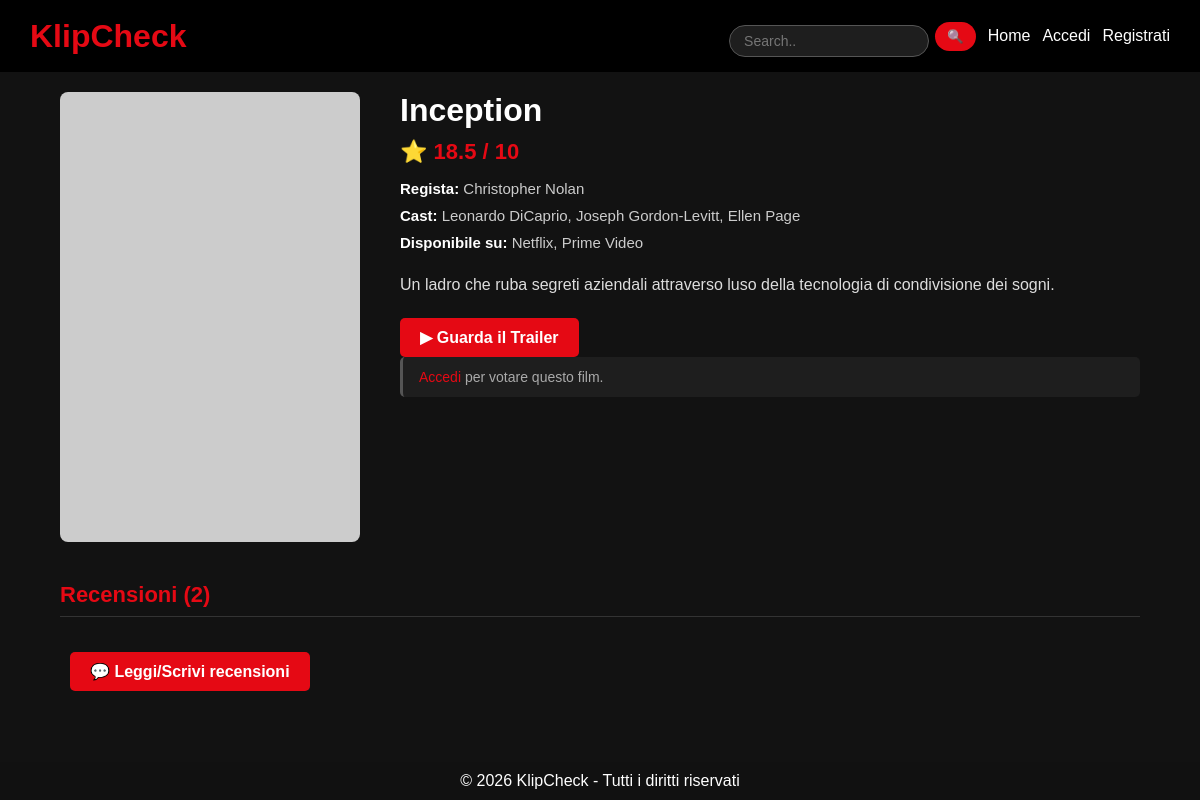
Page /KlipCheck/film.php?id=1 on the earlier database version.
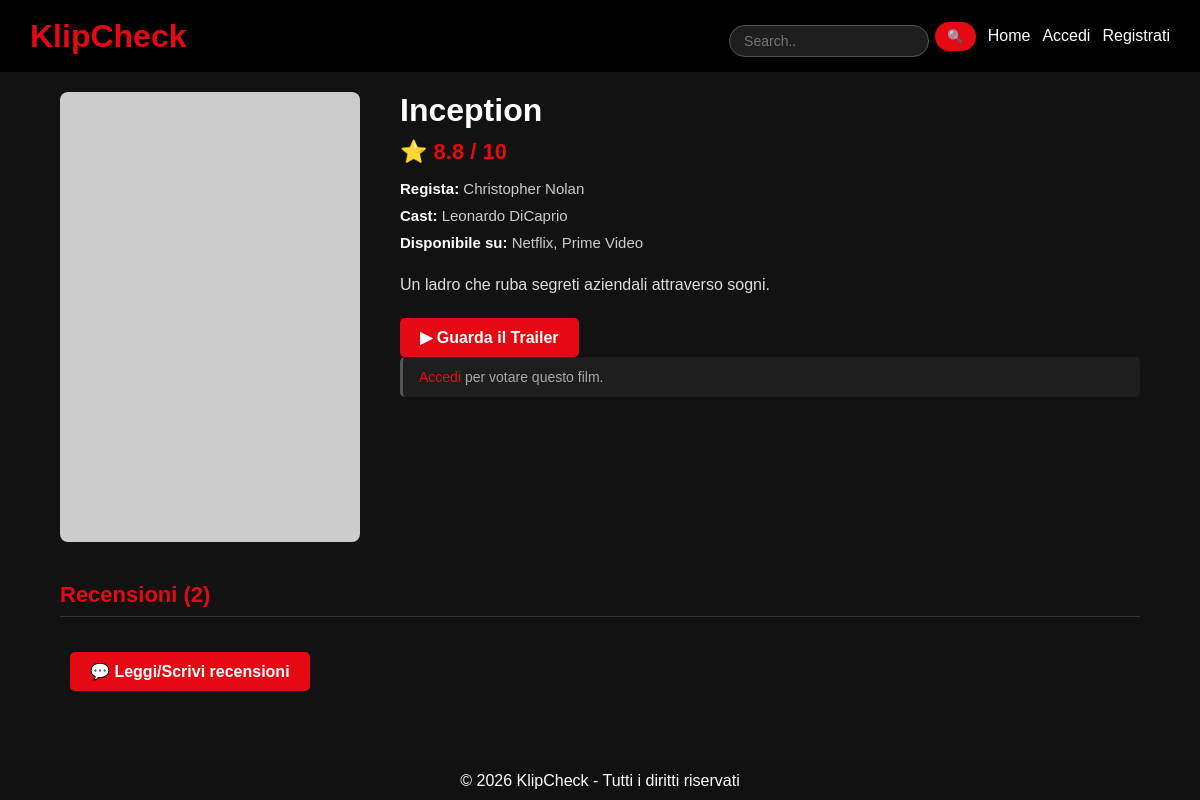
Same page on the later database version.
### tables this page shows
CREATE TABLE film (
  id INT AUTO_INCREMENT PRIMARY KEY,
  titolo VARCHAR(40) NOT NULL,
  trama TEXT NOT NULL,
  locandina VARCHAR(500),
  trailer VARCHAR(500),
  piattaforme VARCHAR(100),
  cast TEXT,
  regista VARCHAR(50)
);

### KlipCheck/film.php (the view, shortened to what the changed rows need)
<?php
$host    = 'localhost';
$db      = 'klipcheckdb';
$user    = 'root';
$pass    = 'mysql';
$charset = 'utf8mb4';
try {
    $pdo = new PDO(
        "mysql:host=$host;dbname=$db;charset=$charset",
        $user, $pass,
        [PDO::ATTR_ERRMODE => PDO::ERRMODE_EXCEPTION]
    );
} catch (PDOException $e) {
    die("Connessione fallita: " . $e->getMessage());
}
$id = isset($_GET['id']) ? (int)$_GET['id'] : 0;
$stmt = $pdo->prepare("
    SELECT f.*, AVG(v.valore) AS voto_medio
    FROM film f
    LEFT JOIN valutazione v ON v.film_id = f.id
    WHERE f.id = :id
    GROUP BY f.id
");
$stmt->execute([':id' => $id]);
$film = $stmt->fetch(PDO::FETCH_ASSOC);
$stmtRec = $pdo->prepare("
    SELECT r.id, r.testo, u.username,
           COUNT(m.id) AS num_like
    FROM recensione r
    JOIN utente u ON u.id = r.utente_id
    LEFT JOIN mipiace m ON m.recensione_id = r.id
    WHERE r.film_id = :id
    GROUP BY r.id
    ORDER BY num_like DESC, r.id DESC
");
$stmtRec->execute([':id' => $id]);
$recensioni = $stmtRec->fetchAll(PDO::FETCH_ASSOC);
$voto = $film['voto_medio'] !== null
    ? number_format($film['voto_medio'], 1)
    : 'Nessun voto';
$mioVoto = null;
?>
<!DOCTYPE html>
<html lang="it">
<head>
    <link rel="stylesheet" href="./style.css">
</head>
<body>
    <header>
        <h1>KlipCheck</h1>
    </header>
    <div class="container">
        <div class="film-detail">
            <div class="film-meta">
                <h1><?= htmlspecialchars($film['titolo']) ?></h1>
                <div class="rating">⭐ <?= $voto ?> / 10</div>
                <?php if ($film['regista']): ?>
                    <div class="meta-row">
                        <strong>Regista:</strong> <?= htmlspecialchars($film['regista']) ?>
                    </div>
                <?php endif; ?>
                <?php if ($film['cast']): ?>
                    <div class="meta-row">
                        <strong>Cast:</strong> <?= htmlspecialchars($film['cast']) ?>
                    </div>
                <?php endif; ?>
                <?php if ($film['piattaforme']): ?>
                    <div class="meta-row">
                        <strong>Disponibile su:</strong> <?= htmlspecialchars($film['piattaforme']) ?>
                    </div>
                <?php endif; ?>
                <?php if ($film['trama']): ?>
                    <p class="trama"><?= nl2br(htmlspecialchars($film['trama'])) ?></p>
                <?php endif; ?>
                <?php if ($film['trailer']): ?>
                    <a href="<?= htmlspecialchars($film['trailer']) ?>" target="_blank" class="trailer-btn">
                        ▶ Guarda il Trailer
                    </a>
                <?php endif; ?>
                <?php
                    $grado = $_SESSION['grado'] ?? '';
                    if (isset($_SESSION['user_id']) && in_array($grado, ['registrato', 'admin'])):
                    ?>
                    <div class="valutazione-box">
                        <h3>La tua valutazione</h3>
                        <form method="post" action="film.php?id=<?= $id ?>">
                            <select name="valore" required>
                                <option value="">-- Scegli un voto --</option>
                                <?php for ($v = 1.0; $v <= 10.0; $v += 0.5): ?>
                                    <option value="<?= $v ?>" <?= ($mioVoto == $v) ? 'selected' : '' ?>>
                                        <?= number_format($v, 1) ?>
                                    </option>
                                <?php endfor; ?>
                            </select>
                            <button type="submit" class="trailer-btn">
                                <?= $mioVoto ? '✏️ Aggiorna voto' : '⭐ Vota' ?>
                            </button>
                        </form>
                        <?php if ($mioVoto): ?>
                            <p class="voto-attuale">Il tuo voto attuale: <strong><?= number_format($mioVoto, 1) ?></strong></p>
                        <?php endif; ?>
                    </div>
                    <?php elseif (!isset($_SESSION['user_id'])): ?>
                        <p class="info-box"><a href="login/Accesso.php">Accedi</a> per votare questo film.</p>
                    <?php else: ?>
                        <p class="info-box">Solo utenti registrati possono votare.</p>
                    <?php endif; ?>
            </div>
        </div>
        <h2 class="section-title">Recensioni (<?= count($recensioni) ?>)</h2>
</body>
</html>

Differences in the rows shown:
changed film "Inception": cast "Leonardo DiCaprio, Joseph Gordon-Levitt, Ellen Page" → "Leonardo DiCaprio"; trama "Un ladro che ruba segreti aziendali attraverso luso della tecnologia di condivisione dei sogni." → "Un ladro che ruba segreti aziendali attraverso sogni."
Other differences:
$voto: "18.5" → "8.8"
